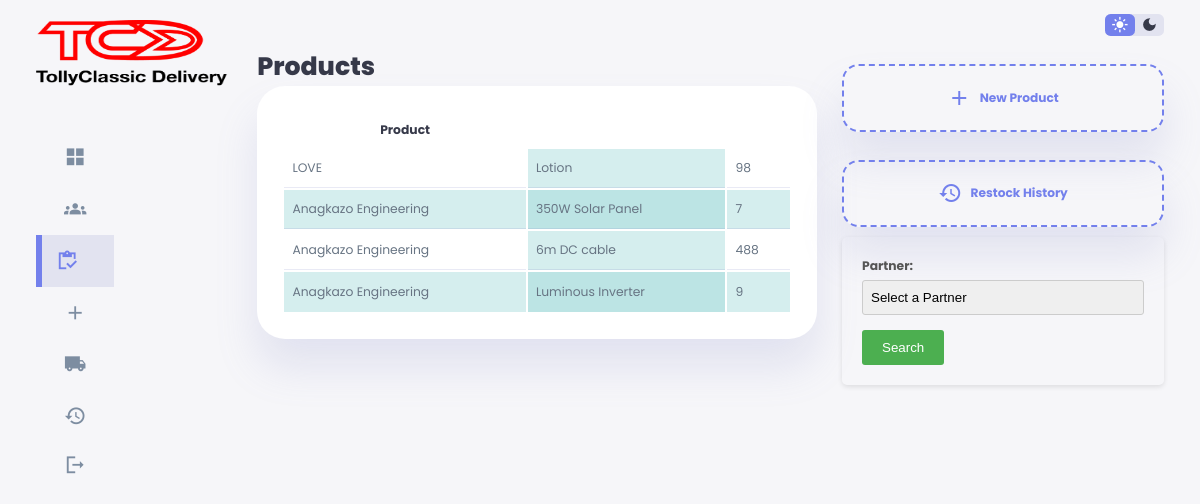
/okojooja/oja.php (signed in), run on the app's committed database.
### tables this page shows
CREATE TABLE `products` (
  `id` int(11) NOT NULL,
  `partner` varchar(100) NOT NULL,
  `productName` varchar(100) NOT NULL,
  `quantity` varchar(100) NOT NULL,
  `date` timestamp NOT NULL DEFAULT current_timestamp() ON UPDATE current_timestamp()
);

### okojooja/oja.php (the view, shortened to what this page needs)
<!DOCTYPE html>
<html lang="en">
<head>
    <link rel="stylesheet" href="css/styl.css">
</head>
<body>
    <div class="container">
        <aside>
            <div class="top">
                <div class="logo">
                    <img src="./images/logo.png">
                </div>
            </div>
            <div class="sideBar">
                <a href="index.php">
                    <span class="material-icons-sharp">grid_view</span>
                </a>
                <a href="alabasepo.php">
                    <span class="material-icons-sharp">groups</span>
                </a>
                <a href="oja.php" class="active">
                    <span class="material-icons-sharp">inventory</span>
                </a>
                <a href="gbigbeTitun2.php">
                    <span class="material-icons-sharp">add</span>
                </a>
                <a href="records.php">
                    <span class="material-icons-sharp">local_shipping</span>
                </a>
                <a href="awe.php" >
                    <span class="material-icons-sharp">history</span>
                </a>
                <a href="../logout.php">
                    <span class="material-icons-sharp">logout</span>
                </a>
            </div>
        </aside>
        <main>
            <div class="recent-sales">
                <h1>Products</h1>
                <table style="width: 100%;">
                    <thead>
                        <tr>
                            <th>Product</th>
                        </tr>
                    </thead>
                    <tbody id="table-body">
                        <?php
                        require '../config.php';
                        $query = mysqli_query($conn, "SELECT partner, productName, quantity FROM products ORDER BY partner DESC");
                        while ($row = mysqli_fetch_array($query)) {
                            $partner = $row['partner'];
                            $productName = $row['productName'];
                            $quantity = $row['quantity'];
                            ?>
                            <tr>
                                <td> <?php echo $partner; ?></td>
                                <td><?php echo $productName; ?></td>
                                <td><?php echo $quantity; ?></td>
                            </tr>
                        <?php } ?>
                    </tbody>
                </table>
            </div>
        </main>
        <div class="right">
            <div class="top">
                <div class="theme-toggler">
                    <span class="material-icons-sharp active">light_mode</span>
                    <span class="material-icons-sharp">dark_mode</span>
                </div>
            </div>
            <div class="sales-analytics">
                <a href="ojatitunpipo.php">
                    <div class="item add-product">
                        <div>
                            <span class="material-icons-sharp">add</span>
                            <h3>New Product</h3>
                        </div>
                    </div>
                </a>
            </div>
            <div class="sales-analytics">
                <a href="productitan.php">
                    <div class="item add-product">
                        <div>
                            <span class="material-icons-sharp">history</span>
                            <h3>Restock History</h3>
                        </div>
                    </div>
                </a>
            </div>
            <form action="./wiwa.php" method="GET">
                <label for="Name">Partner:</label>
                <select name="Name" required>
                    <option value="">Select a Partner</option>
                </select>
                <input type="submit" value="Search">
            </form>
        </div>
    </div>
</body>
</html>

### okojooja/oja.php (style rules this page uses)
table, th, td { padding: 8px; }
tr:nth-child(even) { background-color: rgba(150, 212, 212, 0.4); }
td:nth-child(even) { background-color: rgba(150, 212, 212, 0.4); }

### data on the page
products: partner "LOVE", productName "Lotion", quantity "98"
products: partner "Anagkazo Engineering", productName "350W Solar Panel", quantity "7"
products: partner "Anagkazo Engineering", productName "6m DC cable", quantity "488"
products: partner "Anagkazo Engineering", productName "Luminous Inverter", quantity "9"
